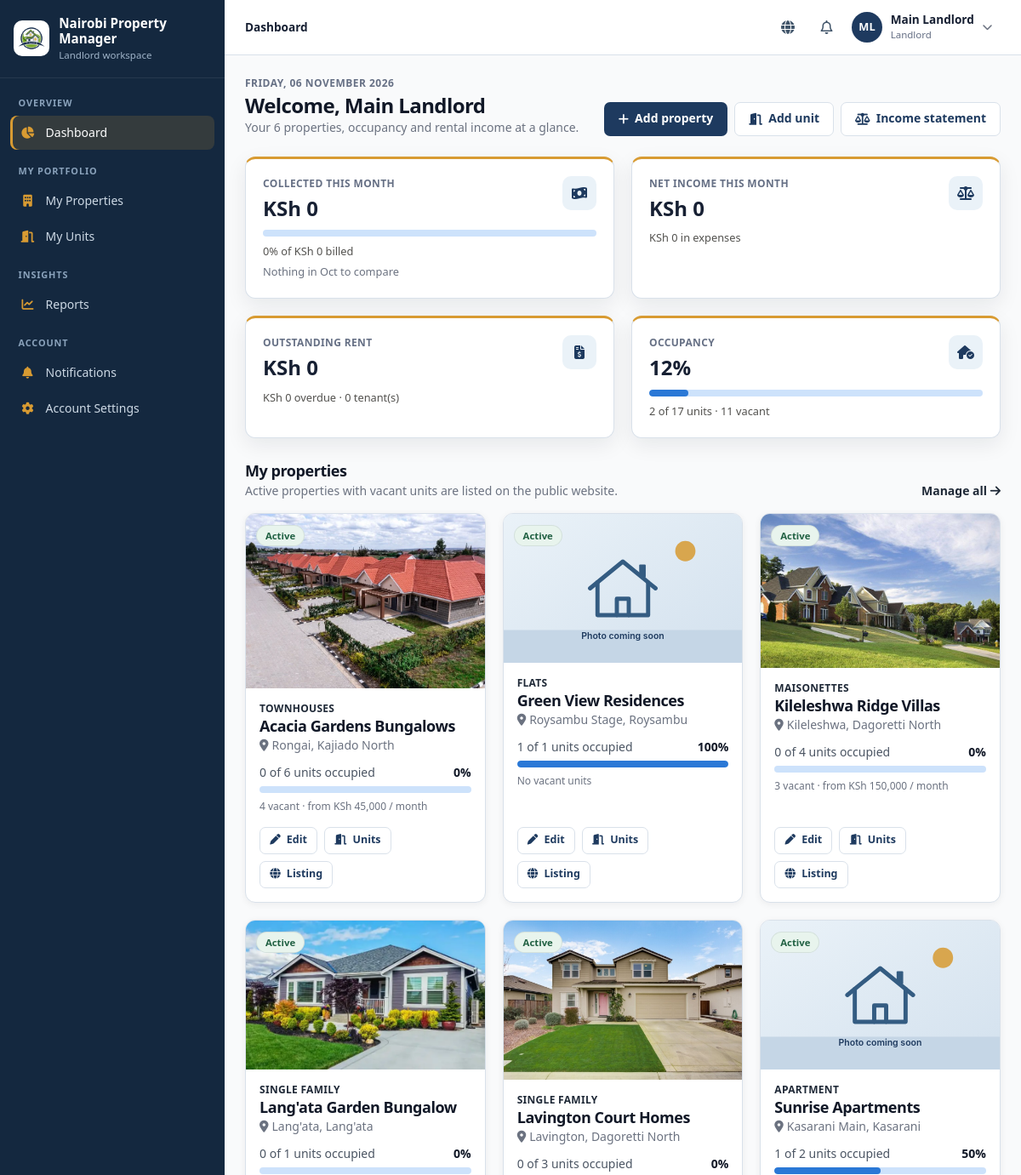
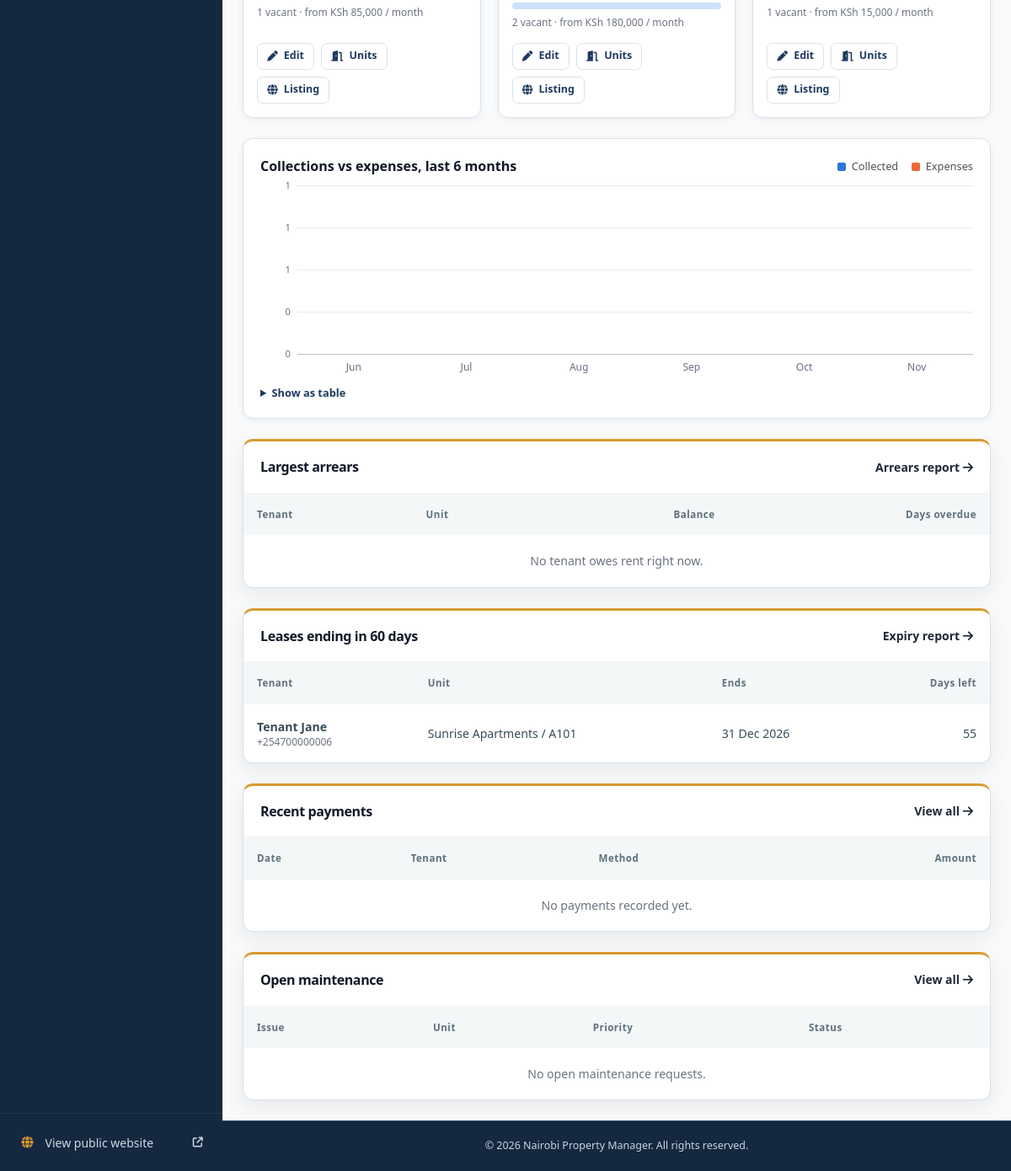
Screenshot of /landlord/dashboard.php (signed in) with the database file from the repository (2 pictures, top to bottom).
### tables this page shows
CREATE TABLE IF NOT EXISTS landlords (
    id INT AUTO_INCREMENT PRIMARY KEY,
    user_id INT NULL,
    full_name VARCHAR(100) NOT NULL,
    company_name VARCHAR(150) NULL,
    phone VARCHAR(20) NOT NULL,
    email VARCHAR(150) NOT NULL,
    id_number VARCHAR(50) NOT NULL,
    address TEXT,
    bank_details TEXT,
    mpesa_number VARCHAR(20),
    status ENUM('Active', 'Inactive') DEFAULT 'Active',
    created_at TIMESTAMP DEFAULT CURRENT_TIMESTAMP,
    FOREIGN KEY (user_id) REFERENCES users(id) ON DELETE SET NULL
);

CREATE TABLE IF NOT EXISTS properties (
    id INT AUTO_INCREMENT PRIMARY KEY,
    landlord_id INT NOT NULL,
    name VARCHAR(150) NOT NULL,
    property_type ENUM('Apartment', 'Flats', 'Bedsitters', 'Maisonettes', 'Townhouses', 'Commercial', 'Student Housing', 'Mixed Use', 'Single Family', 'Other') NOT NULL,
    description TEXT,
    location_id INT NOT NULL,
    physical_address VARCHAR(255) NOT NULL,
    latitude DECIMAL(10, 8) NULL,
    longitude DECIMAL(11, 8) NULL,
    number_of_units INT NOT NULL DEFAULT 0,
    year_built YEAR NULL,
    amenities TEXT,
    status ENUM('Active', 'Under Maintenance', 'Archived') DEFAULT 'Active',
    property_image VARCHAR(255) NULL,
    created_at TIMESTAMP DEFAULT CURRENT_TIMESTAMP,
    updated_at TIMESTAMP DEFAULT CURRENT_TIMESTAMP ON UPDATE CURRENT_TIMESTAMP,
    FOREIGN KEY (landlord_id) REFERENCES landlords(id) ON DELETE RESTRICT,
    FOREIGN KEY (location_id) REFERENCES locations(id) ON DELETE RESTRICT
);

CREATE TABLE IF NOT EXISTS locations (
    id INT AUTO_INCREMENT PRIMARY KEY,
    county VARCHAR(100) DEFAULT 'Nairobi',
    sub_county VARCHAR(100) NOT NULL,
    estate VARCHAR(100) NOT NULL,
    created_at TIMESTAMP DEFAULT CURRENT_TIMESTAMP
);

CREATE TABLE IF NOT EXISTS leases (
    id INT AUTO_INCREMENT PRIMARY KEY,
    tenant_id INT NOT NULL,
    property_id INT NOT NULL,
    unit_id INT NOT NULL,
    start_date DATE NOT NULL,
    end_date DATE NOT NULL,
    monthly_rent DECIMAL(12, 2) NOT NULL,
    deposit DECIMAL(12, 2) NOT NULL,
    payment_due_day INT DEFAULT 5,
    notice_period_days INT DEFAULT 30,
    status ENUM('Active', 'Expired', 'Terminated', 'Pending', 'Renewed') DEFAULT 'Pending',
    special_terms TEXT,
    document_path VARCHAR(255),
    created_at TIMESTAMP DEFAULT CURRENT_TIMESTAMP,
    FOREIGN KEY (tenant_id) REFERENCES tenants(id) ON DELETE RESTRICT,
    FOREIGN KEY (property_id) REFERENCES properties(id) ON DELETE RESTRICT,
    FOREIGN KEY (unit_id) REFERENCES units(id) ON DELETE RESTRICT
);

CREATE TABLE IF NOT EXISTS tenants (
    id INT AUTO_INCREMENT PRIMARY KEY,
    user_id INT NULL,
    full_name VARCHAR(100) NOT NULL,
    phone VARCHAR(20) NOT NULL,
    email VARCHAR(150) NOT NULL,
    national_id VARCHAR(50) NOT NULL UNIQUE,
    gender ENUM('Male', 'Female', 'Other') NOT NULL,
    date_of_birth DATE NULL,
    emergency_contact_name VARCHAR(100),
    emergency_contact_phone VARCHAR(20),
    occupation VARCHAR(100),
    employer VARCHAR(100),
    current_address TEXT,
    profile_photo VARCHAR(255),
    status ENUM('Active', 'Inactive', 'Evicted', 'Blacklisted') DEFAULT 'Active',
    created_at TIMESTAMP DEFAULT CURRENT_TIMESTAMP,
    FOREIGN KEY (user_id) REFERENCES users(id) ON DELETE SET NULL
);

### includes/dashboard.php (the view, shortened to what the rows shown need)
<?php
require_once __DIR__ . '/functions.php';
require_once __DIR__ . '/reports.php';
function format_currency_short($amount): string {
    $amount = (float)$amount;
    return abs($amount) >= 1000000 ? 'KSh ' . number_format($amount / 1000000, 2) . 'M' : 'KSh ' . number_format($amount);
}
    ?>
    <?php
function render_meter(float $ratio, string $label): string {
    $percent = max(0, min(100, $ratio * 100));
    return '<div class="meter" role="meter" aria-valuemin="0" aria-valuemax="100" aria-valuenow="' . round($percent) . '" aria-label="' . e($label) . '">'
        . '<span style="width:' . number_format($percent, 1, '.', '') . '%"></span></div>';
}
    ?>
    <?php
function landlord_property_cards(PDO $db, int $landlordId): array {
    $stmt = $db->prepare("SELECT p.id, p.name, p.property_type, p.status, p.property_image, l.estate, l.sub_county,
            COUNT(u.id) AS units, COALESCE(SUM(u.status = 'Occupied'), 0) AS occupied, COALESCE(SUM(u.status = 'Vacant'), 0) AS vacant,
            MIN(CASE WHEN u.status = 'Vacant' THEN u.monthly_rent END) AS from_rent
        FROM properties p JOIN locations l ON l.id = p.location_id LEFT JOIN units u ON u.property_id = p.id
        WHERE p.landlord_id = ? GROUP BY p.id, p.name, p.property_type, p.status, p.property_image, l.estate, l.sub_county
        ORDER BY p.status = 'Active' DESC, p.name");
    $stmt->execute([$landlordId]);
    return $stmt->fetchAll();
}
function render_property_card(array $property): void {
    [$image, $isSample] = property_image($property);
    $ratio = $property['units'] > 0 ? $property['occupied'] / $property['units'] : 0;
    ?>
    <article class="property-tile">
        <div class="property-tile-media">
            <img src="<?php echo e(BASE_URL . '/' . $image); ?>" alt="<?php echo $isSample ? 'No photo uploaded yet for ' . e($property['name']) : 'Photo of ' . e($property['name']); ?>" loading="lazy">
            <span class="property-tile-badge"><?php echo render_status_badge($property['status']); ?></span>
        </div>
        <div class="p-4 flex flex-col gap-3 flex-1">
            <div>
                <p class="text-xs font-semibold uppercase tracking-wide text-accent"><?php echo e($property['property_type']); ?></p>
                <h3 class="font-bold text-gray-900 text-lg leading-snug"><?php echo e($property['name']); ?></h3>
                <p class="text-sm text-gray-500"><i class="fa-solid fa-location-dot mr-1" aria-hidden="true"></i><?php echo e($property['estate'] . ', ' . $property['sub_county']); ?></p>
            </div>
            <div>
                <div class="flex justify-between text-sm mb-1.5"><span class="text-gray-600"><?php echo (int)$property['occupied']; ?> of <?php echo (int)$property['units']; ?> units occupied</span><span class="font-semibold text-gray-900"><?php echo round($ratio * 100); ?>%</span></div>
                <?php echo render_meter($ratio, $property['name'] . ' occupancy'); ?>
                <p class="text-xs text-gray-500 mt-2"><?php echo (int)$property['vacant'] ? (int)$property['vacant'] . ' vacant · from ' . e(format_currency_short($property['from_rent'])) . ' / month' : 'No vacant units'; ?></p>
            </div>
            <div class="flex flex-wrap gap-2 mt-auto pt-1">
                <a class="btn btn-small btn-secondary" href="<?php echo e(module_url('my_properties', ['action' => 'edit', 'id' => $property['id']])); ?>"><i class="fa-solid fa-pen" aria-hidden="true"></i> Edit</a>
                <a class="btn btn-small btn-secondary" href="<?php echo e(module_url('my_units', ['property_id' => $property['id']])); ?>"><i class="fa-solid fa-door-open" aria-hidden="true"></i> Units</a>
                <?php if ($property['status'] === 'Active'): ?><a class="btn btn-small btn-secondary" href="<?php echo e(BASE_URL . '/public/property-details.php?id=' . (int)$property['id']); ?>" target="_blank" rel="noopener"><i class="fa-solid fa-globe" aria-hidden="true"></i> Listing<span class="sr-only"> (opens in a new tab)</span></a><?php endif; ?>
            </div>
        </div>
    </article>
    <?php
}
function render_panel_header(string $title, ?string $linkUrl = null, string $linkLabel = 'View all'): void {
    echo '<div class="p-5 border-b border-gray-100 flex items-center justify-between gap-3"><h2 class="font-bold text-gray-900">' . e($title) . '</h2>';
    echo '</div>';
}
    ?>
    <?php
function render_arrears_panel(array $rows, ?string $linkUrl): void {
    ?>
    <section class="bg-white rounded-xl border border-gray-100 shadow-sm overflow-hidden">
        <?php render_panel_header('Largest arrears', $linkUrl, 'Arrears report'); ?>
        <div class="overflow-x-auto"><table class="w-full text-left">
            <thead><tr><th scope="col" class="p-4">Tenant</th><th scope="col" class="p-4">Unit</th><th scope="col" class="p-4 text-right">Balance</th><th scope="col" class="p-4 text-right">Days overdue</th></tr></thead>
        </table></div>
    </section>
    <?php
}
function render_expiring_leases_panel(array $rows, ?string $linkUrl): void {
    ?>
    <section class="bg-white rounded-xl border border-gray-100 shadow-sm overflow-hidden">
        <div class="overflow-x-auto"><table class="w-full text-left">
            <thead><tr><th scope="col" class="p-4">Tenant</th><th scope="col" class="p-4">Unit</th><th scope="col" class="p-4">Ends</th><th scope="col" class="p-4 text-right">Days left</th></tr></thead>
            <tbody class="divide-y divide-gray-100">
            <?php foreach ($rows as $row): ?><tr>
                <td class="p-4"><strong><?php echo e($row['tenant']); ?></strong><div class="text-xs text-gray-500"><?php echo e($row['phone']); ?></div></td>
                <td class="p-4"><?php echo e($row['unit']); ?></td>
                <td class="p-4 whitespace-nowrap"><?php echo e(format_date($row['end_date'])); ?></td>
                <td class="p-4 text-right tabular-nums"><?php echo (int)$row['days_left']; ?></td>
            </tr><?php endforeach; ?>
            </tbody>
        </table></div>
    </section>
    <?php
}
function render_payments_panel(array $rows, ?string $linkUrl, bool $withReceipts): void {
    ?>
    <section class="bg-white rounded-xl border border-gray-100 shadow-sm overflow-hidden">
        <div class="overflow-x-auto"><table class="w-full text-left">
            <thead><tr><th scope="col" class="p-4">Date</th><th scope="col" class="p-4">Tenant</th><th scope="col" class="p-4">Method</th><th scope="col" class="p-4 text-right">Amount</th></tr></thead>
        </table></div>
    </section>
    <?php
}
function render_maintenance_panel(array $rows, ?string $linkUrl): void {
    ?>
    <section class="bg-white rounded-xl border border-gray-100 shadow-sm overflow-hidden">
        <div class="overflow-x-auto"><table class="w-full text-left">
            <thead><tr><th scope="col" class="p-4">Issue</th><th scope="col" class="p-4">Unit</th><th scope="col" class="p-4">Priority</th><th scope="col" class="p-4">Status</th></tr></thead>
        </table></div>
    </section>
    <?php
}

### landlord/dashboard.php (shortened to what the rows shown need)
<?php
require_once __DIR__ . '/../config/database.php';
require_once __DIR__ . '/../config/modules.php';
require_once __DIR__ . '/../includes/dashboard.php';
$landlord = requireLandlordProfile();
$db = db();
$ownerId = (int)$landlord['id'];
$metrics = dashboard_metrics($db, $ownerId);
$scope = ['property_id' => null, 'landlord_id' => $ownerId];
$properties = landlord_property_cards($db, $ownerId);
$arrears = array_slice(report_arrears($db, $scope + ['from' => date('Y-m-d'), 'to' => date('Y-m-d')])['rows'], 0, 5);
$expiring = report_leases($db, $scope + ['from' => date('Y-m-d'), 'to' => date('Y-m-d', strtotime('+60 days'))])['rows'];
$payments = dashboard_recent_payments($db, $ownerId);
$maintenance = dashboard_open_maintenance($db, $ownerId);
$reportUrl = fn(string $report) => module_url('my_reports', ['report' => $report]);
$collectionRatio = $metrics['billed'] > 0 ? $metrics['collected'] / $metrics['billed'] : 0;
include __DIR__ . '/../includes/layout_top.php';
?>
<div class="flex flex-col lg:flex-row lg:items-end lg:justify-between gap-4">
    <div>
        <p class="page-eyebrow"><?php echo e(date('l, d F Y')); ?></p>
        <h1 class="text-2xl font-bold text-gray-900">Welcome, <?php echo e($landlord['full_name']); ?></h1>
        <p class="text-sm text-gray-500">Your <?php echo count($properties); ?> properties, occupancy and rental income at a glance.</p>
    </div>
</div>
    <?php
    render_stat_tile('Collected this month', format_currency_short($metrics['collected']), 'fa-money-bill-wave',
        render_meter($collectionRatio, 'Share of this month\'s billing collected')
        . '<p class="mt-2">' . round($collectionRatio * 100) . '% of ' . e(format_currency_short($metrics['billed'])) . ' billed</p>'
        . '<p class="mt-1">' . render_delta(percent_change($metrics['collected'], $metrics['collected_last']), date('M', strtotime('first day of last month'))) . '</p>',
        $reportUrl('collections'));
    ?>
<section aria-labelledby="my-properties-heading" class="space-y-4">
    <div class="flex flex-wrap items-end justify-between gap-3">
        <div><h2 id="my-properties-heading" class="text-lg font-bold text-gray-900">My properties</h2><p class="text-sm text-gray-500">Active properties with vacant units are listed on the public website.</p></div>
    </div>
    <?php if (!$properties): ?>
        <div class="bg-white p-8 rounded-xl border border-gray-100 text-center"><p class="text-gray-500 text-sm mb-3">You have no properties yet.</p><a class="btn btn-primary" href="<?php echo e(module_url('my_properties', ['action' => 'create'])); ?>">Add your first property</a></div>
    <?php else: ?>
        <div class="property-tile-grid"><?php foreach ($properties as $property) render_property_card($property); ?></div>
    <?php endif; ?>
</section>
<div class="grid grid-cols-1 xl:grid-cols-2 gap-6 items-start">
    <?php render_arrears_panel($arrears, $reportUrl('arrears')); ?>
    <?php render_expiring_leases_panel($expiring, $reportUrl('leases')); ?>
    <?php render_payments_panel($payments, $reportUrl('collections'), false); ?>
    <?php render_maintenance_panel($maintenance, $reportUrl('maintenance')); ?>
</div>
<?php include __DIR__ . '/../includes/layout_bottom.php'; ?>

### includes/functions.php (shortened to what the rows shown need)
<?php
function e($string) {
    return htmlspecialchars($string ?? '', ENT_QUOTES, 'UTF-8');
}
function sample_property_image($property_id = null) {
    return 'assets/property-placeholder.svg';
}
function render_status_badge($status) {
    $green = 'bg-green-100 text-green-800';
    $blue = 'bg-blue-100 text-blue-800';
    $yellow = 'bg-yellow-100 text-yellow-800';
    $orange = 'bg-orange-100 text-orange-800';
    $red = 'bg-red-100 text-red-800';
    $purple = 'bg-purple-100 text-purple-800';
    $colors = [
        'Active' => $green, 'Paid' => $green, 'Completed' => $green, 'Resolved' => $green, 'Approved' => $green,
        'Occupied' => $blue, 'Reviewed' => $blue, 'Assigned' => $blue, 'In Progress' => $blue, 'Under Review' => $blue, 'Renewed' => $blue, 'New' => $blue,
        'Vacant' => $yellow, 'Waiting' => $yellow, 'Rescheduled' => $yellow, 'Medium' => $yellow,
        'Pending' => $orange, 'Partial' => $orange, 'Submitted' => $orange, 'Open' => $orange, 'High' => $orange,
        'Unpaid' => $red, 'Overdue' => $red, 'Rejected' => $red, 'Terminated' => $red, 'Emergency' => $red,
        'Suspended' => $red, 'Evicted' => $red, 'Blacklisted' => $red,
        'Under Maintenance' => $purple, 'Reserved' => $purple,
    ];
    $class = $colors[$status] ?? 'bg-gray-100 text-gray-800';
    return '<span class="px-2.5 py-0.5 rounded-full text-xs font-semibold ' . $class . '">' . e($status) . '</span>';
}
function property_image(array $property) {
    $path = trim((string)($property['property_image'] ?? ''), '/');
    if ($path !== '' && is_file(dirname(__DIR__) . '/' . $path)) return [$path, false];
    return [sample_property_image($property['id'] ?? 0), true];
}
function format_date($date) {
    $timestamp = strtotime((string)$date);
    return $timestamp ? date('d M Y', $timestamp) : (string)$date;
}

### rows the page displays
landlords: full_name "Main Landlord"
properties: shows a picture, status "Active", property_type "TOWNHOUSES", name "Acacia Gardens Bungalows", location.sub_county "Rongai, Kajiado North", occupied "0", units "6", ratio "0", vacant "4", from_rent "KSh 45,000"
properties: status "Active", property_type "FLATS", name "Green View Residences", location.sub_county "Roysambu Stage, Roysambu", occupied "1", units "1", ratio "100", $percent 100.0 (drawn), shows "No vacant units"
properties: shows a picture, status "Active", property_type "MAISONETTES", name "Kileleshwa Ridge Villas", location.sub_county "Kileleshwa, Dagoretti North", occupied "0", units "4", ratio "0", vacant "3", from_rent "KSh 150,000"
properties: shows a picture, status "Active", property_type "SINGLE FAMILY", name "Lang'ata Garden Bungalow", location.sub_county "Lang'ata, Lang'ata", occupied "0", units "1", ratio "0", vacant "1", from_rent "KSh 85,000"
properties: shows a picture, status "Active", property_type "SINGLE FAMILY", name "Lavington Court Homes", location.sub_county "Lavington, Dagoretti North", occupied "0", units "3", ratio "0", vacant "2", from_rent "KSh 180,000"
properties: status "Active", property_type "APARTMENT", name "Sunrise Apartments", location.sub_county "Kasarani Main, Kasarani", occupied "1", units "2", ratio "50", $percent 50.0 (drawn), vacant "1", from_rent "KSh 15,000"
leases: tenant.full_name "Tenant Jane", tenant.phone "+254700000006", unit "Sunrise Apartments / A101", end_date "31 Dec 2026", days_left "55"

### other values shown
APP_NAME "Nairobi Property Manager"
$role "Landlord"
$label "OVERVIEW ACCOUNT"
$label "Dashboard Notifications Account Settings"
$label "MY PORTFOLIO"
$label "My Properties"
$label "My Units"
$label "INSIGHTS"
$label "Reports"
$label "Dashboard"
user_initials($currentUser['full_name'] ?? '') "ML"
$currentUser['full_name'] "Main Landlord"
count($properties) "6"
$label "COLLECTED THIS MONTH NET INCOME THIS MONTH OUTSTANDING RENT OCCUPANCY"
$value "KSh 0 KSh 0 KSh 0 12%"
